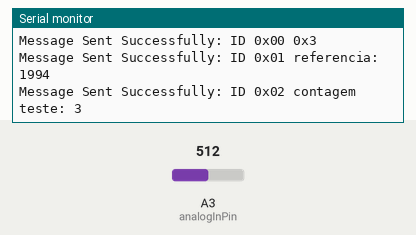
The sketch below on a simulated Arduino Uno, built with avr-gcc and run on an emulated ATmega328P. Parts: the last lines printed to the serial monitor. The inputs (shaded band) are chosen by the test bench; at power-on: A3 (analogInPin) = 512.

Above: at 1.2 s.
1.3 s: A3 (analogInPin) set to 716
At 1.45 s:
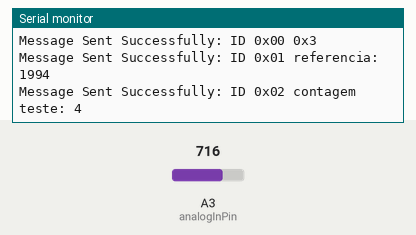
2.8 s: A3 (analogInPin) set to 900
At 2.99 s:
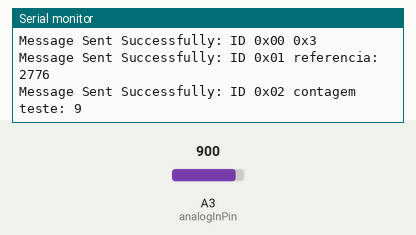
Timing chart, 0 to 5.8 s (numbered marks = the images above; inputs shaded):
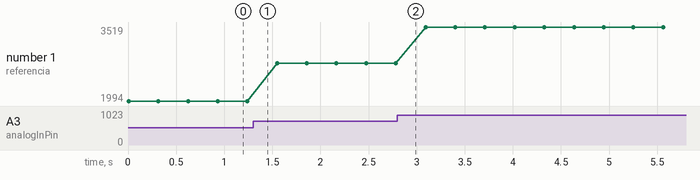

The sketch:

AcionaMotor.ino
```cpp
// CAN Send Example
//

#include <mcp_can.h>
#include <SPI.h>


MCP_CAN CAN0(10);     // Set CS to pin 10


char msgString[128];                        // Array to store serial string


void setup()
{
  Serial.begin(115200);

  // Initialize MCP2515 running at 16MHz with a baudrate of 500kb/s and the masks and filters disabled.
  if(CAN0.begin(MCP_ANY, CAN_10KBPS, MCP_8MHZ) == CAN_OK) Serial.println("MCP2515 Initialized Successfully!");
  else Serial.println("Error Initializing MCP2515...");

  CAN0.setMode(MCP_NORMAL);   // Change to normal mode to allow messages to be transmitted
}


byte LEN_INT=2;
word parametroControle = 0x0;

word referenciaVelocidade = 0x0;
const int analogInPin = A3, ACIONA = 0x3 , DESABILITA = 0;


int sensorValue = 0, outputValue = 0, velocidadeMax = 4000;
unsigned int testeComunicacao = 0;

void loop()
{
sensorValue = 0;
  for(int i = 0; i<10; i++)
    sensorValue += analogRead(analogInPin)/10.;

  outputValue = map(sensorValue, 0, 1023, 0, velocidadeMax);
  referenciaVelocidade=(word)outputValue;
  parametroControle = ((sensorValue > 100 && referenciaVelocidade < velocidadeMax )? ACIONA : DESABILITA) ;
  byte sndStat = CAN0.sendMsgBuf(0x0, LEN_INT, (byte*)&(parametroControle));
  if(sndStat == CAN_OK){
    sprintf(msgString, "Message Sent Successfully: ID 0x00");
    Serial.print(msgString);
    sprintf(msgString, " 0x%X\n", parametroControle);
    Serial.print(msgString);
  } else {
    Serial.println("Error Sending Message...");
  }

  byte sndStat2 = CAN0.sendMsgBuf(0x01, LEN_INT, (byte*)&(referenciaVelocidade));
  if(sndStat2 == CAN_OK){
    sprintf(msgString, "Message Sent Successfully: ID 0x01");
    Serial.print(msgString);
    sprintf(msgString, " referencia: %d\n", referenciaVelocidade);
    Serial.print(msgString);
  } else {
    Serial.println("Error Sending Message...");
  }

  //envia um uma contagem de teste de comunicacao
  byte sndStat3 = CAN0.sendMsgBuf(0x02, LEN_INT, (byte*)&(testeComunicacao));
  if(sndStat3 == CAN_OK){
    sprintf(msgString, "Message Sent Successfully: ID 0x02");
    Serial.print(msgString);
    sprintf(msgString, " contagem teste: %d\n", testeComunicacao);
    Serial.print(msgString);
  } else {
    Serial.println("Error Sending Message...");
  }
  testeComunicacao++;

  Serial.println();

  delay(300);   // send data per 300ms
}
/*********************************************************************************************************
  END FILE
*********************************************************************************************************/
```

Measured:
- plotted number 1: 1994 → 2776 after the input at 1.3 s, 2776 → 3519 after the input at 2.8 s
